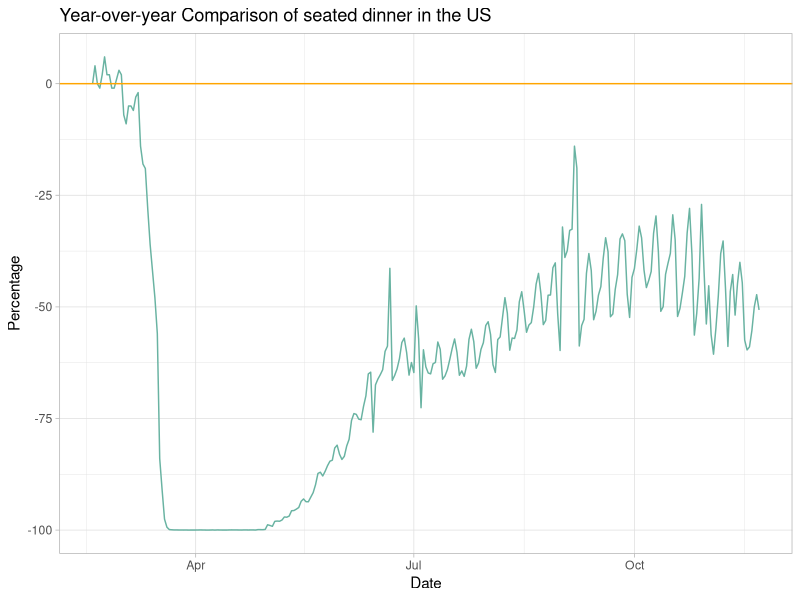
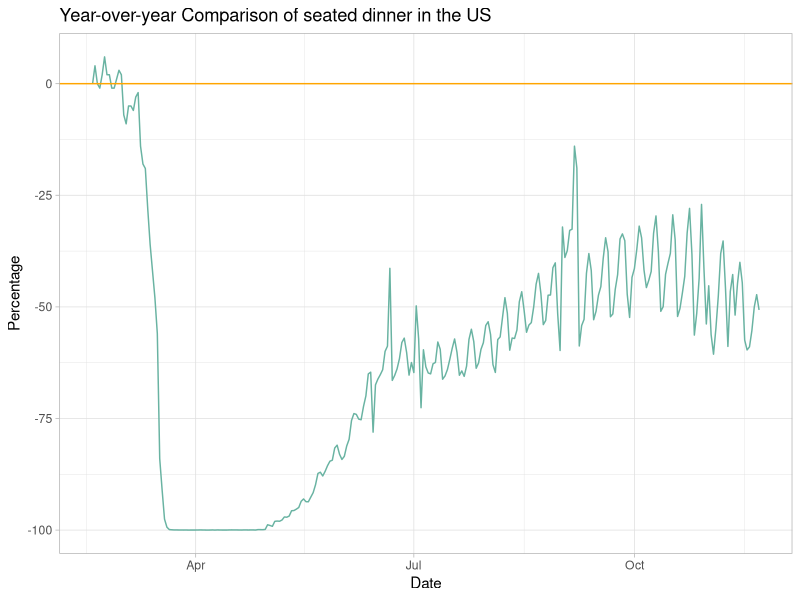

The R source for these figures, in order: (Note: this script raises an error after producing the figures.)
## ---- chunk 1
library(tidyr)
library(dplyr)
library(ggplot2)
library(stringr)
library(lubridate)
## ---- chunk 2
state_case = read.csv("us-states.csv")
restaurant = read.csv("YoY_Seated_Diner_Data-2.csv")
restaurant1 = restaurant %>% pivot_longer(cols = starts_with("X"),
                           names_to = "Date",
                           values_to = "Percentage")%>%
               mutate(Date = paste0("2020.",str_remove(Date,"X")))%>%
               mutate(Date = as.Date(chartr(old = ".", new = "-", Date)))
## ---- chunk 3
head(restaurant1)
## ---- chunk 4
US.nation.res = restaurant1[which(restaurant1$Type=="country" & restaurant1$Name=="United States"), ]

ggplot(US.nation.res) +
  geom_line(aes(x=Date, y=Percentage),color="#69b3a2") + 
  geom_hline(yintercept=0, color="orange", size=.5)+ 
  theme(axis.text.x=element_text(angle=60, hjust=1))+
  theme_light()+
  ggtitle("Year-over-year Comparison of seated dinner in the US")
## ---- chunk 5
US_case = read.csv("us-states.csv")
US_case_by_date = US_case %>%
  mutate(date = as.Date(date))%>%
  group_by(date) %>%
  summarize(cumu_sum = sum(cases)) %>%
  mutate(daily_new = cumu_sum-lag(cumu_sum)) %>%
  drop_na()
US_case_by_date
## ---- chunk 6
ggplot() +
  geom_line(data = US.nation.res,aes(x=Date, y=Percentage),color="#69b3a2") + 
  geom_hline(yintercept=0, color="orange", size=.5)+ 
  theme(axis.text.x=element_text(angle=60, hjust=1))+
  theme_light()+
  ggtitle("Year-over-year Comparison of seated dinner in the US")
## ---- chunk 7
library("viridis")      
ggplot(restaurant_state, aes(x = Date, y = Name, fill = Percentage)) + 
  geom_tile()+
  scale_fill_viridis()
  
## ---- chunk 8
ggplot() +
  geom_line(data = US_case_by_date,aes(x=date, y=daily_new),color="orange") + 
  theme(axis.text.x=element_text(angle=60, hjust=1))+
  theme_light()+
  ggtitle("Daily COVID case in US")
## ---- chunk 9
us_states = c('Alabama','Arizona','California','Colorado', 'Connecticut',
       'District of Columbia', 'Florida', 'Georgia', 'Hawaii', 'Illinois',
       'Indiana', 'Kansas', 'Kentucky', 'Louisiana',
       'Maryland', 'Massachusetts', 'Michigan',
       'Minnesota', 'Missouri', 'Nebraska', 'Nevada', 'New Jersey',
       'New Mexico', 'New York', 'North Carolina', 'Ohio', 'Oklahoma', 'Oregon',
       'Pennsylvania','Rhode Island', 'South Carolina', 'Tennessee', 
       'Texas', 'Utah', 'Virginia', 'Washington', 'Wisconsin')
## ---- chunk 10
restaurant_state = restaurant1[restaurant1$Type == 'state',]
restaurant_state = restaurant_state[restaurant_state$Name %in% us_states,]
